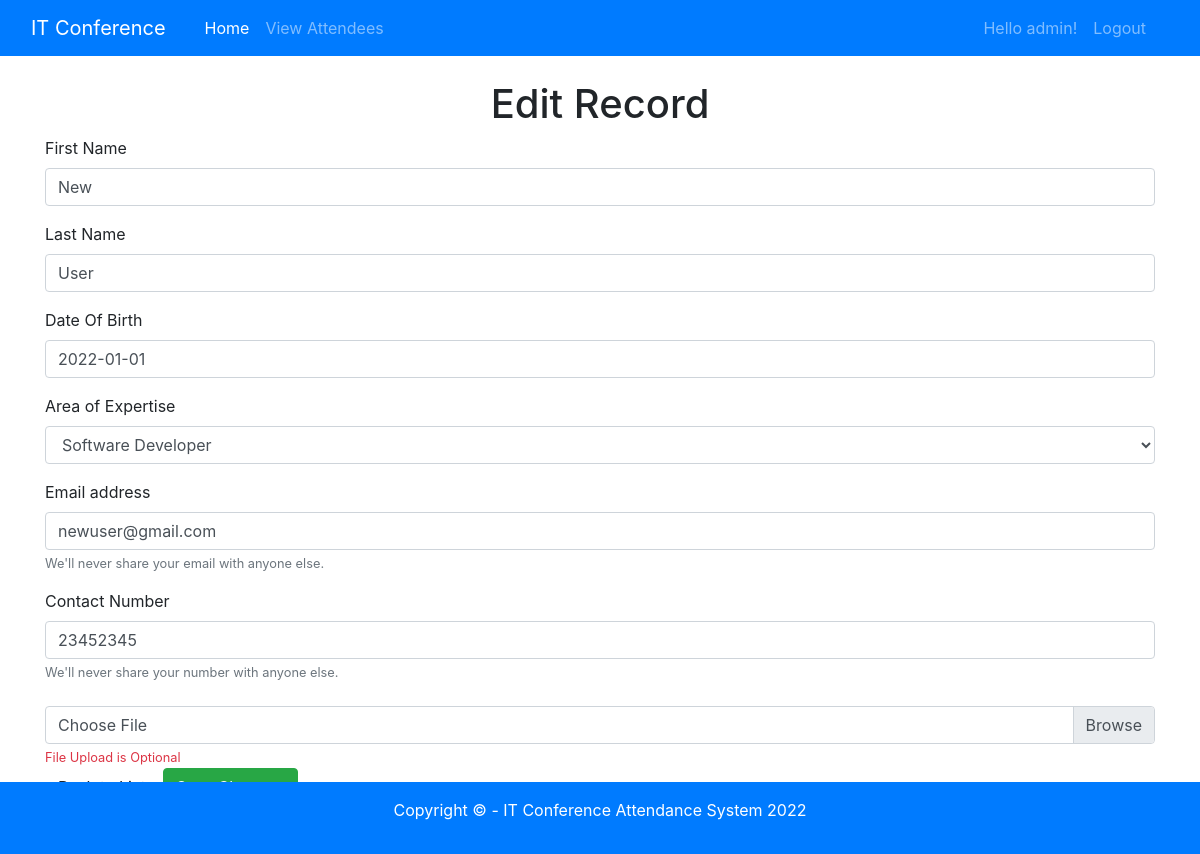
Screenshot of /edit.php?id=8 (signed in) with the database file from the repository.
### tables this page shows
CREATE TABLE `attendee` (
  `attendee_id` int(11) NOT NULL,
  `firstname` varchar(100) NOT NULL,
  `lastname` varchar(100) NOT NULL,
  `dateofbirth` date NOT NULL,
  `emailaddress` varchar(100) NOT NULL,
  `contactnumber` varchar(15) NOT NULL,
  `specialty_id` int(11) NOT NULL,
  `avatar_path` varchar(200) DEFAULT NULL
);

### db/conn.php (called while the page is built, shortened)
<?php
$host = 'localhost';
$db = 'attendance_db';
$user = 'root';
$pass = '';
$charset = 'utf8mb4';
$dsn = "mysql:host=$host;dbname=$db;charset=$charset";
try {
    $pdo = new PDO($dsn, $user, $pass);
    $pdo->setAttribute(PDO::ATTR_ERRMODE, PDO::ERRMODE_EXCEPTION);
} catch (PDOException $e) {
    throw new PDOException($e->getMessage());
}
require_once 'crud.php';
$crud = new crud($pdo);

### db/crud.php (called while the page is built, shortened)
<?php
class crud
{
    private $db;
    function __construct($conn)
    {
        $this->db = $conn;
    }
    public function getAttendeeDetails($id)
    {
        try {
            $sql = "SELECT * FROM attendee a INNER JOIN specialties s ON a.specialty_id = s.specialty_id WHERE attendee_id = :id";
            $stmt = $this->db->prepare($sql);
            $stmt->bindparam(':id', $id);
            $stmt->execute();
            $result = $stmt->fetch();
            return $result;
        } catch (PDOException $e) {
            echo $e->getMessage();
            return false;
        }
    }
    public function getSpecialties()
    {
        try {
            $sql = "SELECT * FROM `specialties`";
            $result = $this->db->query($sql);
            return $result;
        } catch (PDOException $e) {
            echo $e->getMessage();
            return false;
        }
    }
}

### edit.php (the view, shortened to what this page needs)
<?php
require_once 'includes/header.php';
require_once 'db/conn.php';
$results = $crud->getSpecialties();
if (!isset($_GET['id'])) {
    include 'includes/errormessage.php';
    header("Location: viewrecords.php");
} else {
    $id = $_GET['id'];
    $attendee = $crud->getAttendeeDetails($id);
?>
    <h1 class="text-center">Edit Record</h1>
    <form method="post" action="editpost.php" enctype="multipart/form-data">
        <div class="form-group">
            <label for="firstname">First Name</label>
            <input required type="text" class="form-control" value="<?php echo $attendee['firstname'] ?>" id="firstname" name="firstname">
        </div>
        <div class="form-group">
            <label for="lastname">Last Name</label>
            <input required type="text" class="form-control" value="<?php echo $attendee['lastname'] ?>" id="lastname" name="lastname">
        </div>
        <div class="form-group">
            <label for="dob">Date Of Birth</label>
            <input type="text" class="form-control" value="<?php echo $attendee['dateofbirth'] ?>" id="dob" name="dob">
        </div>
        <div class="form-group">
            <label for="specialty">Area of Expertise</label>
            <select class="form-control" id="specialty" name="specialty">
                <?php while ($r = $results->fetch(PDO::FETCH_ASSOC)) { ?>
                    <option value="<?php echo $r['specialty_id'] ?>" <?php if ($r['specialty_id'] == $attendee['specialty_id']) echo 'selected' ?>>
                        <?php echo $r['name']; ?>
                    </option>
                <?php } ?>
            </select>
        </div>
        <div class="form-group">
            <label for="email">Email address</label>
            <input required type="email" class="form-control" value="<?php echo $attendee['emailaddress'] ?>" id="email" name="email" aria-describedby="emailHelp">
            <small id="emailHelp" class="form-text text-muted">We'll never share your email with anyone else.</small>
        </div>
        <div class="form-groupform-group">
            <label for="phone">Contact Number</label>
            <input type="text" class="form-control" value="<?php echo $attendee['contactnumber'] ?>" id="phone" name="phone" aria-describedby="phoneHelp">
            <small id="phoneHelp" class="form-text text-muted">We'll never share your number with anyone else.</small>
        </div>
        <br />
        <div class="custom-file">
            <label class="custom-file-label" for="avatar">Choose File</label>
            <small id="avatar" class="form-text text-danger">File Upload is Optional</small>
        </div>
        <a href="viewrecords.php" class="btn btn-default">Back to List</a>
        <button type="submit" name="submit" class="btn btn-success">Save Changes</button>
    </form>
<?php } ?>
<br>
<br>
<?php require_once 'includes/footer.php'; ?>

### rows the page displays
attendee: firstname "New", lastname "User", dob "2022-01-01", email "newuser@gmail.com", phone "23452345"

### other values shown
$_SESSION['username'] "admin"
form field specialty "Software Developer"
